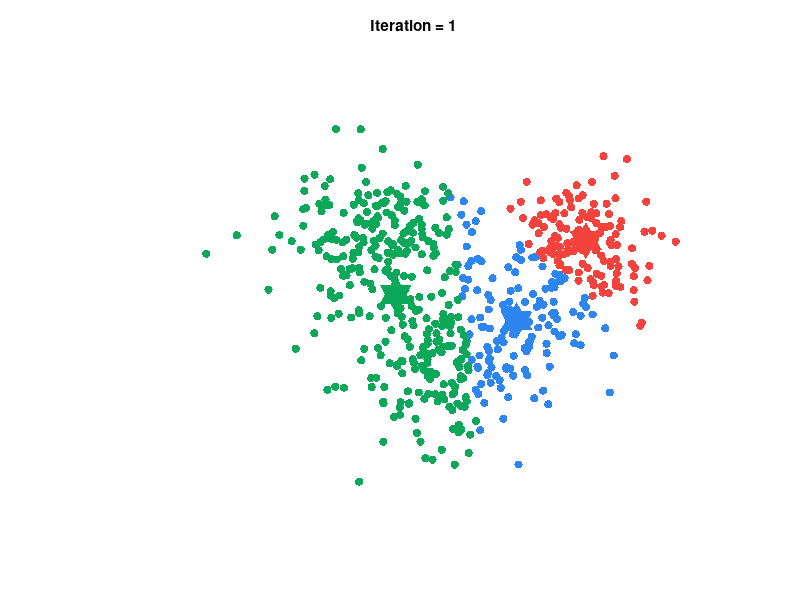

Write MATLAB code to recreate this figure. (Note: this script raises an error after producing the figure.)
% Try K-means algorithm to cluster data

% XiaoCY 2021-09-01

%%
clear;clc
close all

% algorithm options
showProcess = true;
maxIteration = 100;

% define color to show results
colorVec = [
    0.1765  0.5216  0.9412
    0.9569  0.2627  0.2353
    0.0392  0.6588  0.3451 ];

% generate random data
X = [1.8*randn(200,1)+1  1.8*randn(200,1)+7
    1.8*randn(200,1)+4   1.7*randn(200,1)+2
    1.6*randn(200,1)+9   1.8*randn(200,1)+6];

nData = size(X,1);                      % data length
p = randperm(nData)';
X = X(p,:);                             % disarrange data

%%
K = 3;                                  % number of clusters
cIndex = zeros(nData,1);                % index of clusters
xc = X(randi(nData,K,1),:);             % initialize center of clusters (random pick)

for nIter = 1:maxIteration
    
    for n = 1:nData
        d = X(n,:) - xc;
        dnorm = vecnorm(d,2,2);
        [~,idx] = min(dnorm);
        cIndex(n) = idx;
    end
    
    xx = xc;
    for k = 1:K
        kIndex = cIndex == k;
        xc(k,:) = mean(X(kIndex,:));
        
        if showProcess
            try
                s(k).delete
                sc(k).delete
            catch
                % pass
            end
            
            s(k) = scatter(X(kIndex,1),X(kIndex,2),'filled','markerfacecolor',colorVec(k,:));
            hold on
            sc(k) = scatter(xc(k,1),xc(k,2),700,'filled',...
                'markerfacecolor',colorVec(k,:),'marker','h');
        end
    end
    
    if showProcess
        axis off
        grid off
        title(sprintf('Iteration = %d',nIter))
        pause(0.5)
    end
    
    % write gif file
    frame = getframe(gcf);
    im = frame2im(frame);
    [imind,cm] = rgb2ind(im,256);
    if nIter == 1
        imwrite(imind,cm,'kmeans-demo.gif','gif', 'Loopcount',inf,'DelayTime',0.5);
    else
        imwrite(imind,cm,'kmeans-demo.gif','gif','WriteMode','append','DelayTime',0.5);
    end
    
    if xc == xx
        break
    end
end
